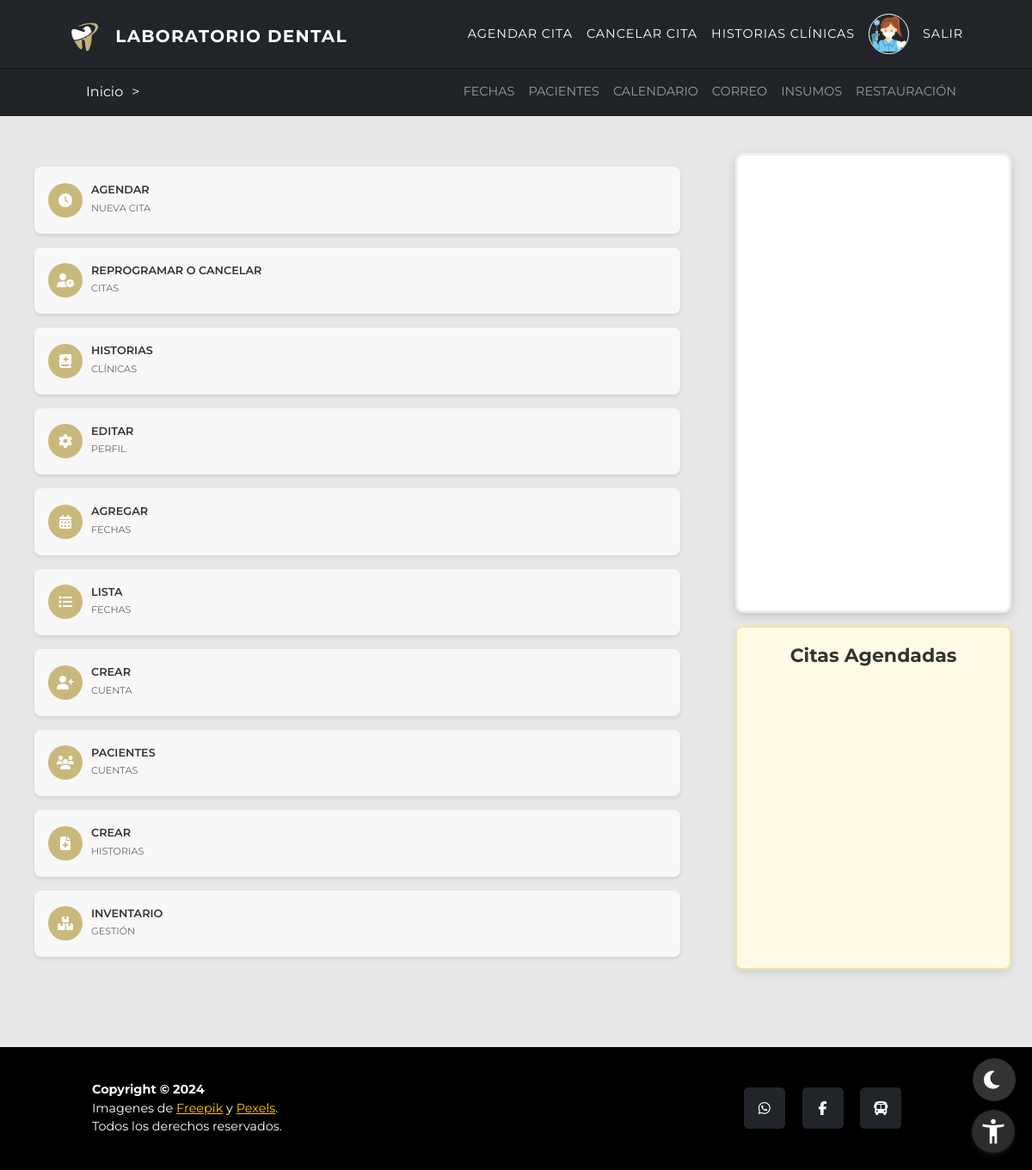
The app's page /dashboard/ (signed in), older data.
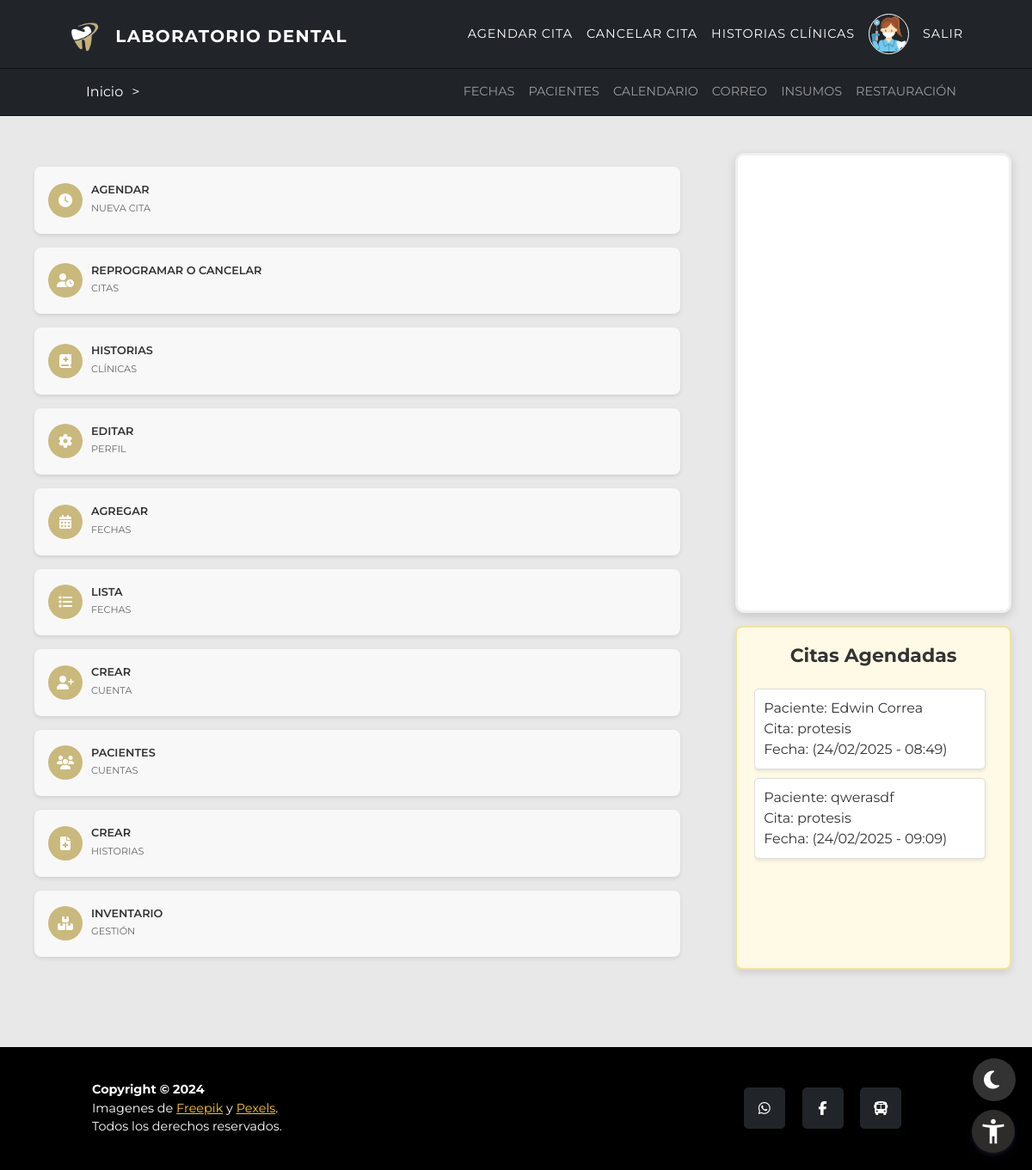
The same page, newer data.
### inicio/models.py (models this page shows, shortened)
class Cita(models.Model):
    ESTADO_CHOICES = (
        ('Programada', 'Programada'),
        ('Asistida', 'Asistida'),
        ('Cancelada', 'Cancelada'),
        ('Inasistida', 'No Asistió'),
    )
    MOTIVO_CHOICES = (
        ('protesis', 'Prótesis'),
        ('ortodoncia', 'Ortodoncia'),
    )
    paciente = models.ForeignKey(UserProfile, on_delete=models.CASCADE)
    fecha_hora = models.ForeignKey(Fecha, on_delete=models.CASCADE, related_name='citas')
    motivo = models.CharField(max_length=20, choices=MOTIVO_CHOICES, default='protesis')
    estado = models.CharField(max_length=20, choices=ESTADO_CHOICES, default='Programada')
    asistio = models.BooleanField(default=False)
    google_event_id = models.CharField(max_length=255, blank=True, null=True)

class UserProfile(AbstractBaseUser, PermissionsMixin):
    TIPO_CHOICES = (
        (1, 'T.I'),
        (2, 'C.C'),
        (3, 'C.E'),
        (4, 'C.I'),
    )
    tipo = models.PositiveSmallIntegerField(choices=TIPO_CHOICES, default=2)
    documento = models.IntegerField(unique=True, validators=[validate_document_length])
    nombre = models.CharField(max_length=50)
    imagen = models.ImageField(upload_to='imagenes/', blank=True, null=True)
    direccion = models.CharField(max_length=100, null=True, blank=True)
    correo = models.EmailField(max_length=100, null=True, blank=True)
    ocupacion = models.CharField(max_length=50, null=True, blank=True)
    celular = models.CharField(max_length=15, null=True, blank=True)
    acudiente = models.CharField(max_length=50, null=True, blank=True)
    edad = models.PositiveSmallIntegerField(null=True, blank=True)
    is_active = models.BooleanField(default=True, null=True, blank=True)
    is_admin = models.BooleanField(default=False, null=True, blank=True)
    is_superuser = models.BooleanField(default=False, null=True, blank=True)
    is_staff = models.BooleanField(default=False)
    objects = UserProfileManager()
    USERNAME_FIELD = 'documento'
    REQUIRED_FIELDS = ['nombre', 'correo']

class Fecha(models.Model):
    fecha = models.DateField()
    hora = models.TimeField()
    fecha_hora = models.DateTimeField(editable=False)
    disponible = models.BooleanField(default=True)
    class Meta:
        unique_together = ('fecha', 'hora')

### dashboard/views.py (the view)
# urls.py: path('dashboard/', views.dashboard, name="dashboard"),
@never_cache
@login_required(login_url='acceso_denegado')
def dashboard(request):
    if request.user.is_superuser:
        citas = Cita.objects.filter(estado='Programada')
        return render(request, 'dashboard.html', {'user': request.user,'citas': citas})
    else:
        return render(request, 'dashboard.html', {'user': request.user})

### dashboard/templates/dashboard.html (shortened to what the changed rows need)
{% extends 'inicio.html' %}
{% load static %}
{% block extra_css %}
<link rel="stylesheet" href="{% static 'css/dashboard.css' %}?v3.2">
<link href="https://cdn.jsdelivr.net/npm/fullcalendar@5.10.1/main.min.css" rel="stylesheet">
{% endblock %}
{% block content %}
<div class="middContent">
  <div class="dashboard-containerII">
    <div class="add">
      <div class="citas">
        <ul>
          {% for cita in citas %}
          <li>
            Paciente: {{ cita.paciente.nombre }} <br>
            Cita: {{ cita.motivo }} <br>
            Fecha: ({{ cita.fecha_hora.fecha|date:"d/m/Y" }} - {{ cita.fecha_hora.hora|date:"H:i" }})
          </li>
          {% endfor %}
        </ul>
      </div>
    </div>
  </div>
</div>
{% endblock %}

Row changes from the older to the newer data that the page shows:
added Cita: paciente.nombre "Edwin Correa", motivo "protesis", fecha_hora.fecha "24/02/2025", fecha_hora.hora "08:49"
added Cita: paciente.nombre "qwerasdf", motivo "protesis", fecha_hora.fecha "24/02/2025", fecha_hora.hora "09:09"
